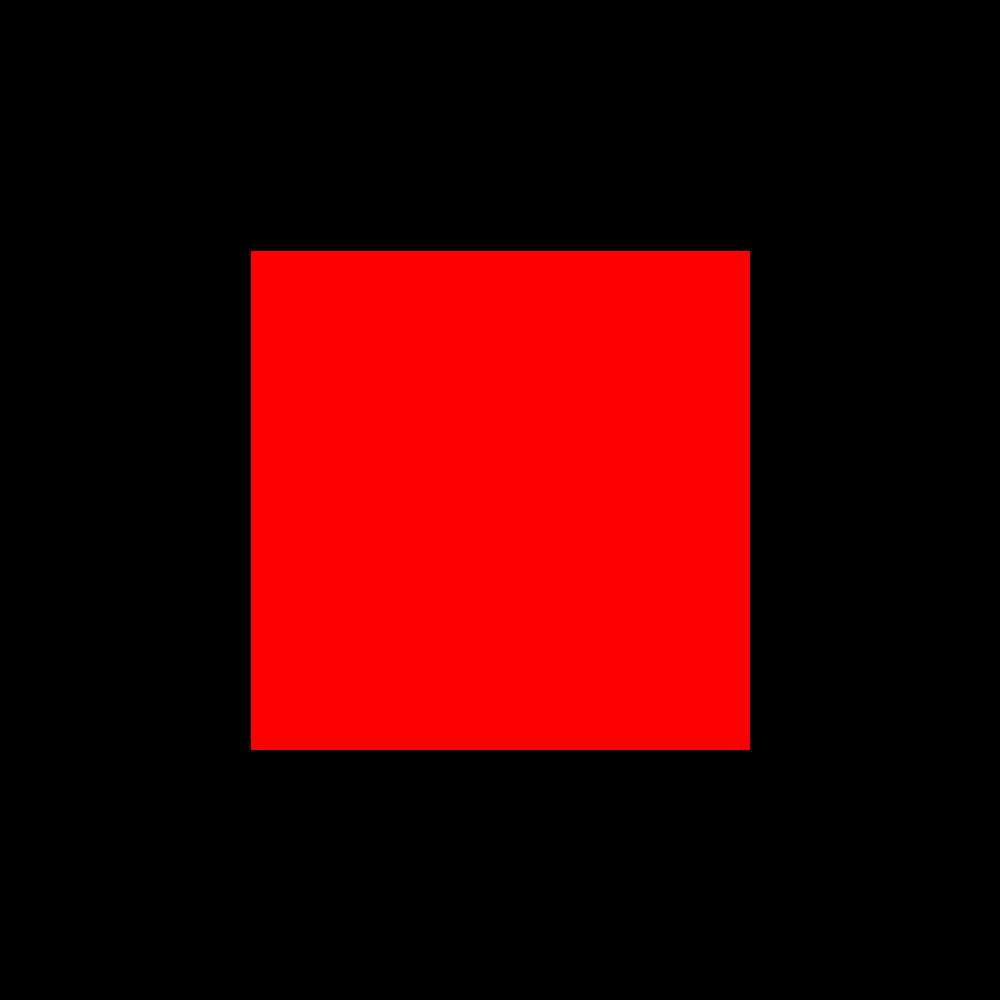

Recreate this plot in Python.
""" Challenge: Use a compound conditional to cut off all 4 sides by 250 pixels, leaving a square in the middle. """

import sys
from PIL import Image, ImageDraw

# Setup
img_width = 1000
img_height = 1000
img = Image.new("RGB", (img_width, img_height))
img1 = ImageDraw.Draw(img)


# Draw
for x in range(img_width):
    for y in range(img_height):
        if x > 250 and x < 750 and y > 250 and y < 750:
            img1.point((x, y), fill='red')

# Saves the picture
img_path = sys.argv[0].split('.')[0]+'.png'
img.save(img_path)
print(f'Saved {img_path}')
img.show()
